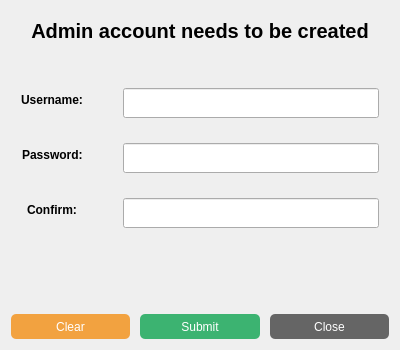
<?xml version="1.0" encoding="UTF-8"?>
<ui version="4.0">
 <class>passworddialog</class>
 <widget class="QDialog" name="passworddialog">
  <property name="geometry">
   <rect>
    <x>0</x>
    <y>0</y>
    <width>400</width>
    <height>350</height>
   </rect>
  </property>
  <property name="minimumSize">
   <size>
    <width>400</width>
    <height>350</height>
   </size>
  </property>
  <property name="maximumSize">
   <size>
    <width>400</width>
    <height>350</height>
   </size>
  </property>
  <property name="windowTitle">
   <string>Admin Login</string>
  </property>
  <layout class="QVBoxLayout" name="verticalLayout" stretch="1,5,1,2">
   <property name="spacing">
    <number>10</number>
   </property>
   <item>
    <widget class="QLabel" name="info">
     <property name="font">
      <font>
       <pointsize>15</pointsize>
       <bold>true</bold>
      </font>
     </property>
     <property name="text">
      <string>Admin account needs to be created</string>
     </property>
     <property name="alignment">
      <set>Qt::AlignCenter</set>
     </property>
    </widget>
   </item>
   <item>
    <layout class="QFormLayout" name="inputform">
     <property name="fieldGrowthPolicy">
      <enum>QFormLayout::ExpandingFieldsGrow</enum>
     </property>
     <property name="labelAlignment">
      <set>Qt::AlignCenter</set>
     </property>
     <property name="formAlignment">
      <set>Qt::AlignCenter</set>
     </property>
     <property name="horizontalSpacing">
      <number>40</number>
     </property>
     <property name="verticalSpacing">
      <number>25</number>
     </property>
     <property name="leftMargin">
      <number>10</number>
     </property>
     <property name="rightMargin">
      <number>10</number>
     </property>
     <item row="0" column="0">
      <widget class="QLabel" name="username">
       <property name="font">
        <font>
         <bold>true</bold>
        </font>
       </property>
       <property name="text">
        <string>Username:</string>
       </property>
      </widget>
     </item>
     <item row="1" column="0">
      <widget class="QLabel" name="password">
       <property name="font">
        <font>
         <bold>true</bold>
        </font>
       </property>
       <property name="text">
        <string>Password:</string>
       </property>
      </widget>
     </item>
     <item row="0" column="1">
      <widget class="QLineEdit" name="userfield">
       <property name="minimumSize">
        <size>
         <width>0</width>
         <height>30</height>
        </size>
       </property>
      </widget>
     </item>
     <item row="1" column="1">
      <widget class="QLineEdit" name="pwdfield">
       <property name="minimumSize">
        <size>
         <width>0</width>
         <height>30</height>
        </size>
       </property>
       <property name="echoMode">
        <enum>QLineEdit::Password</enum>
       </property>
      </widget>
     </item>
     <item row="2" column="0">
      <widget class="QLabel" name="confirm">
       <property name="font">
        <font>
         <bold>true</bold>
        </font>
       </property>
       <property name="text">
        <string>Confirm:</string>
       </property>
      </widget>
     </item>
     <item row="2" column="1">
      <widget class="QLineEdit" name="pwdfieldconfirm">
       <property name="minimumSize">
        <size>
         <width>0</width>
         <height>30</height>
        </size>
       </property>
       <property name="echoMode">
        <enum>QLineEdit::Password</enum>
       </property>
      </widget>
     </item>
    </layout>
   </item>
   <item>
    <widget class="QLabel" name="error">
     <property name="font">
      <font>
       <bold>true</bold>
      </font>
     </property>
     <property name="styleSheet">
      <string notr="true">color: orange</string>
     </property>
     <property name="text">
      <string/>
     </property>
     <property name="alignment">
      <set>Qt::AlignCenter</set>
     </property>
    </widget>
   </item>
   <item>
    <layout class="QHBoxLayout" name="buttonlayout">
     <item>
      <widget class="QPushButton" name="clearbutton">
       <property name="minimumSize">
        <size>
         <width>0</width>
         <height>25</height>
        </size>
       </property>
       <property name="styleSheet">
        <string notr="true">QPushButton#clearbutton{
	background-color: #f2a240;
	border-radius: 5px;
	color: white;
}

QPushButton#clearbutton:hover{
	border: 2px solid teal;
}</string>
       </property>
       <property name="text">
        <string>Clear</string>
       </property>
      </widget>
     </item>
     <item>
      <widget class="QPushButton" name="submitbutton">
       <property name="minimumSize">
        <size>
         <width>0</width>
         <height>25</height>
        </size>
       </property>
       <property name="styleSheet">
        <string notr="true">QPushButton#submitbutton{
	background-color: MediumSeaGreen;
	border-radius: 5px;
	color: white;
}

QPushButton#submitbutton:hover{
	border: 2px solid teal;
}</string>
       </property>
       <property name="text">
        <string>Submit</string>
       </property>
      </widget>
     </item>
     <item>
      <widget class="QPushButton" name="closebutton">
       <property name="minimumSize">
        <size>
         <width>0</width>
         <height>25</height>
        </size>
       </property>
       <property name="styleSheet">
        <string notr="true">QPushButton#closebutton{
	background-color: #656565;
	border-radius: 5px;
	color: white;
}

QPushButton#closebutton:hover{
	border: 2px solid teal;
}</string>
       </property>
       <property name="text">
        <string>Close</string>
       </property>
      </widget>
     </item>
    </layout>
   </item>
  </layout>
 </widget>
 <resources/>
 <connections/>
</ui>
